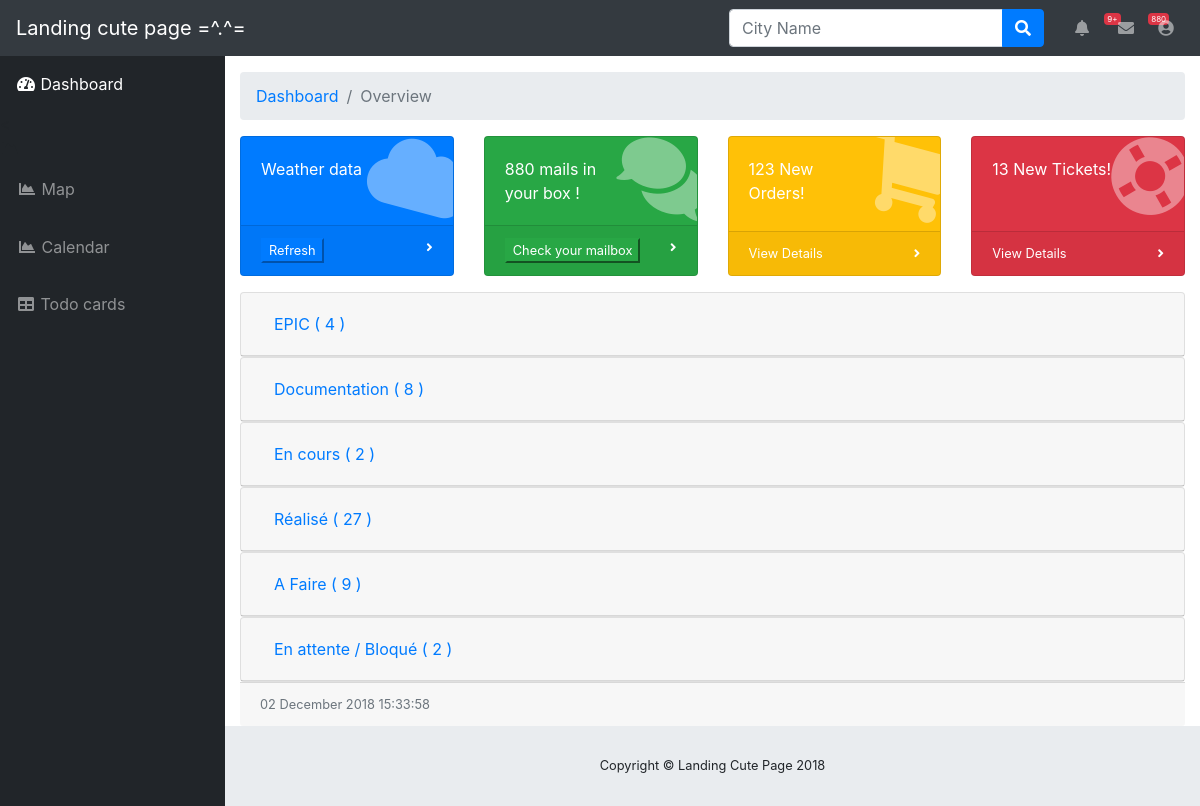
Before: / with the older database file.
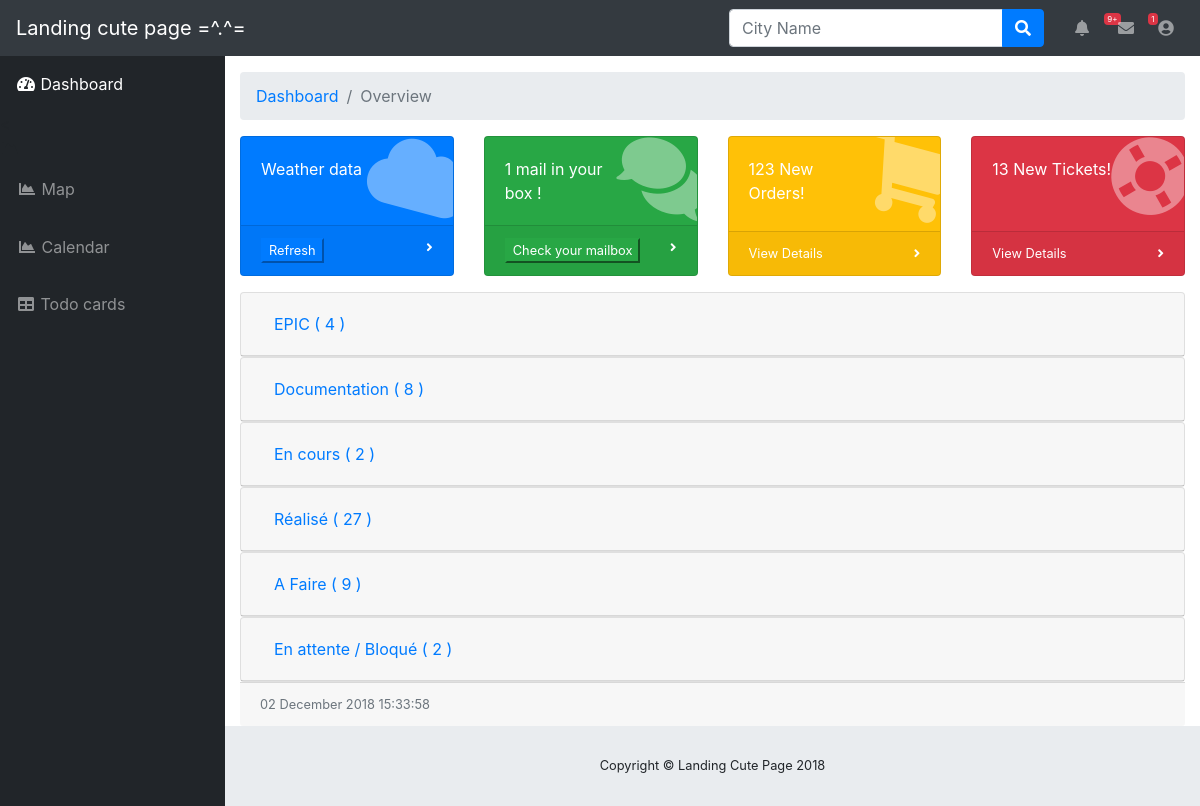
After: the same page with the newer database file.
### page_app/views.py (models this page shows)
class MailCounter(db.Model):
    id = db.Column(db.Integer, primary_key=True)
    count = db.Column(db.String(50), primary_key=False)

class TodoCard(db.Model):
    id = db.Column(db.Integer, primary_key=True, autoincrement=True)
    list_name = db.Column(db.String(50), primary_key=False)
    name = db.Column(db.String(50), primary_key=False)

### page_app/views.py (the view)
@app.route('/', methods=['GET', 'POST'])
def index():
    status = request.form.get('status')
    weather_data = WeatherData.query.all()
    todo_cards = TodoCard.query.all()
    todo_lists = get_todo_lists(todo_cards)
    mails_counters = MailCounter.query.all()
    mail_amount = get_mail_amount(mails_counters)
    timestamp = time.strftime('%d %B %Y %H:%M:%S')
    return render_template(template_name_or_list='index.html',
                           timestamp=timestamp,
                           weather_data=weather_data,
                           status=status,
                           todo_lists=todo_lists,
                           mail_counter=mail_amount)

### page_app/views.py (called while the page is built)
def get_todo_list_names(todo_cards):
    todo_lists = []
    todo_list_name = todo_cards[0].list_name
    for i, todo_card in enumerate(todo_cards):
        if not todo_lists:
            todo_lists.append(todo_card.list_name)
        elif todo_card.list_name != todo_list_name:
            todo_list_name = todo_card.list_name
            todo_lists.append(todo_card.list_name)
        else:
            pass
    todo_lists = set(todo_lists)
    return todo_lists

def get_mail_amount(counters):
    mail_counter = []
    amount = len(counters)
    print("There is {} mail counters ...".format(amount))
    for counter_amount, counter in enumerate(counters):
        if counter_amount < amount - 1:
            print("Mail counters will be deleted")
            print(counter.id)
            MailCounter.query.filter_by(id=counter.id).delete()
            db.session.commit()
        mail_counter.append(counter.count)
    if len(mail_counter) > 1:
        mail_amount = mail_counter[-1]
    elif len(mail_counter) == 1:
        mail_amount = mail_counter[0]
    else:
        mail_amount = 0
    return mail_amount

def get_todo_lists(todo_cards):
    todo_lists = []
    if todo_cards:
        todo_lists_names = get_todo_list_names(todo_cards)
        todo_lists_names = list(todo_lists_names)
        for i in todo_lists_names:
            todo_lists.append(i)
        for i in range(len(todo_lists)):
            new_list = []
            for todo_card in todo_cards:
                if todo_card.list_name == todo_lists[i]:
                    new_list.append(todo_card.name)
            list_name = todo_lists[i]
            todo_lists[i] = [0, []]
            todo_lists[i][0] = list_name
            todo_lists[i][1] = new_list
    return todo_lists

### page_app/templates/index.html (shortened to what this page needs)
{% extends '/layouts/default.html' %}
{% block body %}
<div id="wrapper">
    <ul class="sidebar navbar-nav">
        <li class="nav-item active">
            <a class="nav-link" href="{{ url_for('index') }}">
                <i class="fas fa-fw fa-tachometer-alt"></i>
                <span>Dashboard</span>
            </a>
        </li>
        <<li class="nav-item">
            <i class="fas fa-fw fa-chart-area"></i>
            <form class="list-inline-item" method="post" action="{{ url_for('index')}}">
                <button type="submit" name='status' value="Map" class="btn btn-link nav-link">
                    <i class="fas fa-fw fa-chart-area"></i>
                    <span>Map</span></a>
                </button>
            </form>
        </li>
        <li class="nav-item">
            <form class="list-inline-item" method="post" action="{{ url_for('index')}}">
                <button type="submit" name='status' value="Calendar" class="btn btn-link nav-link">
                    <i class="fas fa-fw fa-chart-area"></i>
                    <span>Calendar</span></a>
                </button>
            </form>
        </li>
        <li class="nav-item">
            <a class="nav-link" href="{{ url_for('index') }}#accordion">
                <i class="fas fa-fw fa-table"></i>
                <span>Todo cards</span></a>
        </li>
    </ul>
    <div id="content-wrapper">
        <div class="container-fluid">
            <ol class="breadcrumb">
                <li class="breadcrumb-item">
                    <a href="#">Dashboard</a>
                </li>
                <li class="breadcrumb-item active">Overview</li>
            </ol>
            <div class="row">
                <div class="col-xl-3 col-sm-6 mb-3">
                    <div class="card text-white bg-primary o-hidden h-100">
                        <div class="card-body">
                            <div class="card-body-icon">
                                <i class="fas fa-fw fa-cloud"></i>
                            </div>
                            <div class="mr-5">Weather data</div>
                        </div>
                        <a class="card-footer text-white clearfix small z-1" href="#">
                            <form class="list-inline-item" method="post" action="{{ url_for('update_weather') }}">
                                <button style="color:white;" type="submit" class="btn-primary">Refresh</button>
                            </form>
                            <span class="float-right">
                    <i class="fas fa-angle-right"></i>
                  </span>
                        </a>
                    </div>
                </div>
                <div class="col-xl-3 col-sm-6 mb-3">
                    <div class="card text-white bg-success o-hidden h-100">
                        <div class="card-body">
                            <div class="card-body-icon">
                                <i class="fas fa-fw fa-comments"></i>
                            </div>
                            {% if mail_counter %}
                                {% if mail_counter == "1" %}
                                <div class="mr-5">{{ mail_counter }} mail in your box !</div>
                                {% else %}
                                <div class="mr-5">{{ mail_counter }} mails in your box !</div>
                                {% endif %}
                            {% else %}
                                <div class="mr-5">No news, good news !</div>
                            {% endif %}
                        </div>
                        <a class="card-footer text-white clearfix small z-1" href="#">
                            <form class="list-inline-item" method="post" action="{{ url_for('mail') }}">
                                <button style="color:white;" type="submit" class="btn-success">Check your mailbox</button>
                            </form>
                            <span class="float-right">
                    <i class="fas fa-angle-right"></i>
                  </span>
                        </a>
                    </div>
                </div>
                <div class="col-xl-3 col-sm-6 mb-3">
                    <div class="card text-white bg-warning o-hidden h-100">
                        <div class="card-body">
                            <div class="card-body-icon">
                                <i class="fas fa-fw fa-shopping-cart"></i>
                            </div>
                            <div class="mr-5">123 New Orders!</div>
                        </div>
                        <a class="card-footer text-white clearfix small z-1" href="#">
                            <span class="float-left">View Details</span>
                            <span class="float-right">
                    <i class="fas fa-angle-right"></i>
                  </span>
                        </a>
                    </div>
                </div>
                <div class="col-xl-3 col-sm-6 mb-3">
                    <div class="card text-white bg-danger o-hidden h-100">
                        <div class="card-body">
                            <div class="card-body-icon">
                                <i class="fas fa-fw fa-life-ring"></i>
                            </div>
                            <div class="mr-5">13 New Tickets!</div>
                        </div>
                        <a class="card-footer text-white clearfix small z-1" href="#">
                            <span class="float-left">View Details</span>
                            <span class="float-right">
                    <i class="fas fa-angle-right"></i>
                  </span>
                        </a>
                    </div>
                </div>
            </div>
            <div id="accordion">
                {% for todo_list in todo_lists %}
                <div class="card">
                    <div class="card-header" id="heading{{loop.index}}">
                        <h5 class="mb-0">
                            <button class="btn btn-link" data-toggle="collapse" data-target="#accordion{{loop.index}}"
                                    aria-expanded="true" aria-controls="accordion{{loop.index}}">
                                 {{ todo_list.0 }} ( {{ todo_list.1|length }} )
                            </button>
                        </h5>
                    </div>
                </div>
                {% endfor %}
            </div>
            <div class="card-footer small text-muted">{{ timestamp }}</div>
        </div>
    </div>
    <footer class="sticky-footer">
        <div class="container my-auto">
            <div class="copyright text-center my-auto">
                <span>Copyright © Landing Cute Page 2018</span>
            </div>
        </div>
    </footer>
</div>
{% endblock body %}

### page_app/templates/layouts/default.html (shortened to what this page needs)
<!DOCTYPE html>
<html lang="en">
<head>
    <link rel="stylesheet" href="https://unpkg.com/leaflet@1.3.4/dist/leaflet.css"
/>
    <link href="https://stackpath.bootstrapcdn.com/bootstrap/4.1.3/css/bootstrap.min.css" rel="stylesheet"
>
    <link rel="stylesheet" href="https://unpkg.com/leaflet-control-geocoder/dist/Control.Geocoder.css" />
    <link rel="stylesheet" href="https://use.fontawesome.com/releases/v5.2.0/css/all.css"
>
    <link href="/static/css/sb-admin.min.css" rel="stylesheet">
    <link href="/static/css/style.css" rel="stylesheet">
    <link href='/static/css/fullcalendar.min.css' rel='stylesheet' />
    <link href='/static/css/fullcalendar.print.min.css' rel='stylesheet' media='print' />
</head>
<body id="page-top">
<nav class="navbar navbar-expand navbar-dark bg-dark static-top">
    <a class="navbar-brand mr-1" href="index.html">Landing cute page =^.^=</a>
    <form method="POST" action="{{ url_for('weather') }}"
          class="d-none d-md-inline-block form-inline ml-auto mr-0 mr-md-3 my-2 my-md-0">
        <div class="input-group">
            <input type="text" name="city" class="form-control" placeholder="City Name" aria-label="Search"
                   aria-describedby="basic-addon2">
            <div class="input-group-append">
                <button class="btn btn-primary" type="submit">
                    <i class="fas fa-search"></i>
                </button>
            </div>
        </div>
    </form>
    <ul class="navbar-nav ml-auto ml-md-0">
        <li class="nav-item dropdown no-arrow mx-1">
            <a class="nav-link dropdown-toggle" href="#" id="alertsDropdown" role="button" data-toggle="dropdown"
               aria-haspopup="true" aria-expanded="false">
                <i class="fas fa-bell fa-fw"></i>
                <span class="badge badge-danger">9+</span>
            </a>
        </li>
        <li class="nav-item dropdown no-arrow mx-1">
            <a class="nav-link dropdown-toggle" href="#" id="messagesDropdown" role="button" data-toggle="dropdown"
               aria-haspopup="true" aria-expanded="false">
                <i class="fas fa-envelope fa-fw"></i>
                <span class="badge badge-danger">{{ mail_counter }}</span>
            </a>
        </li>
        <li class="nav-item dropdown no-arrow">
            <a class="nav-link dropdown-toggle" href="#" id="userDropdown" role="button" data-toggle="dropdown"
               aria-haspopup="true" aria-expanded="false">
                <i class="fas fa-user-circle fa-fw"></i>
            </a>
        </li>
    </ul>
</nav>
{% block body %}{% endblock %}
</body>
</html>

Changed rows visible on the page:
removed MailCounter: count "880"
Other visible differences:
{{ mail_counter }}: (not shown) → "1"
text no longer shown: "mails in your box !"
text now shown: "mail in your box !"
